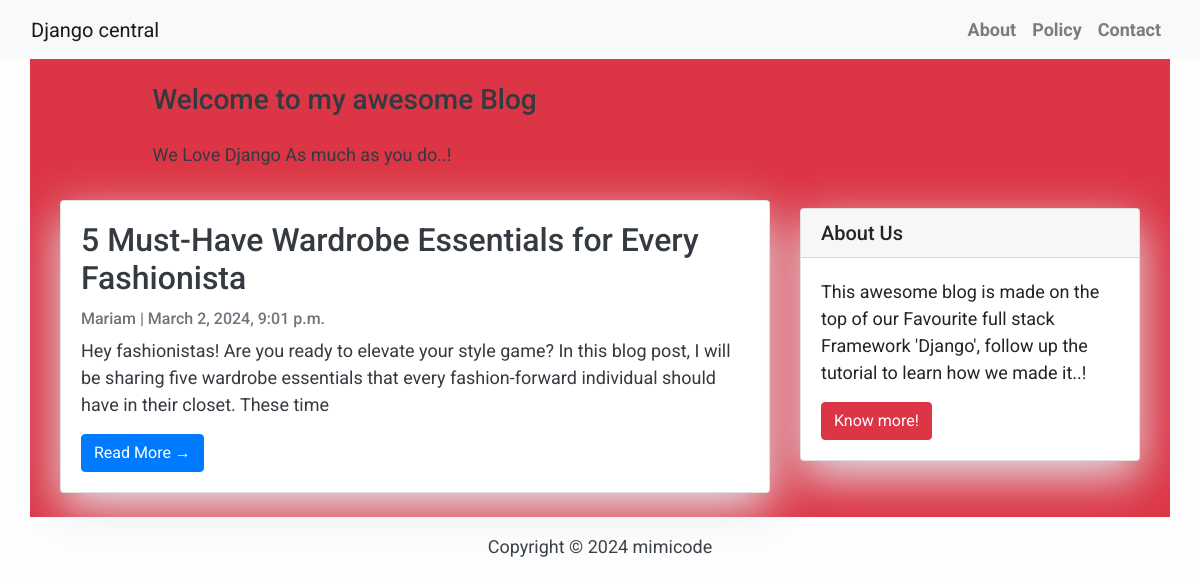
The page / on the database its author committed.
### app/models.py (models this page shows, shortened)
class Post(models.Model):
    STATUS = (
        (0,"Draft"),
        (1,"Publish")
    )
    title = models.CharField(max_length=200, unique=True)
    slug = models.SlugField(max_length=200, unique=True)
    author = models.ForeignKey(User, on_delete= models.CASCADE,related_name='blog_posts')
    updated_on = models.DateTimeField(auto_now= True)
    content = models.TextField()
    created_on = models.DateTimeField(auto_now_add=True)
    status = models.IntegerField(choices=STATUS, default=0)
    class Meta:
        ordering = ['-created_on']

### app/views.py (the view)
# urls.py: path('', views.PostList.as_view(), name='home'),
class PostList(generic.ListView):
    queryset = Post.objects.filter(status=1).order_by('-created_on')
    template_name = 'index.html'
    context_name = 'post_list'

### templates/index.html (shortened to what this page needs)
{% extends "base.html" %}
{% block content %}
<div class="bg-danger container">
    <header class="masthead">
        <div class="container">
            <div class="row">
                <div class=" col-md-8 col-md-10 mx-auto">
                    <div class="site-heading">
                        <h3 class=" site-heading my-4 mt-3 text-dark"> Welcome to my awesome Blog </h3>
                        <p class="text-dark">We Love Django As much as you do..! &nbsp
                        </p>
                    </div>
                </div>
            </div>
        </div>
    </header>
    <div class="container">
        <div class="row">
            <div class="col-md-8 mt-3 left">
                {% if post_list %}
                {% for post in post_list %}
                <div class="card mb-4 text-dark">
                    <div class="card-body">
                        <h2 class="card-title">{{ post.title }}</h2>
                        <p class="card-text text-muted h6">{{ post.author }} | {{ post.created_on}} </p>
                        <p class="card-text">{{post.content|slice:":200" }}</p>
                        <a href="{% url 'app:post_detail' post.slug  %}" class="btn btn-primary">Read More &rarr;</a>
                    </div>
                </div>
                {% endfor %}
                {% endif %}
            </div>
            {% block sidebar %} {% include 'sidebar.html' %} {% endblock sidebar %}
        </div>
    </div>
</div>
{%endblock%}

### templates/base.html (shortened to what this page needs)
<!DOCTYPE html>
<html>
    <head>
        <link rel="stylesheet" href="https://maxcdn.bootstrapcdn.com/bootstrap/4.0.0/css/bootstrap.min.css"
 />
    </head>
    <body>
        <nav class="navbar navbar-expand-lg navbar-light bg-light shadow" id="mainNav">
            <div class="container-fluid">
                <a class="navbar-brand" href="{% url 'app:home' %}">Django central</a>
                <div class="collapse navbar-collapse" id="navbarResponsive">
                    <ul class="navbar-nav ml-auto">
                        <li class="nav-item text-black">
                            <a class="nav-link text-black font-weight-bold" href="#">About</a>
                        </li>
                        <li class="nav-item text-black">
                            <a class="nav-link text-black font-weight-bold" href="#">Policy</a>
                        </li>
                        <li class="nav-item text-black">
                            <a class="nav-link text-black font-weight-bold" href="#">Contact</a>
                        </li>
                    </ul>
                </div>
            </div>
        </nav>
        {% block content %}{% endblock content %}
        <footer class="py-3 bg-grey">
            <p class="m-0 text-dark text-center ">Copyright &copy; 2024 mimicode</p>
        </footer>
    </body>
</html>

### templates/sidebar.html (shortened to what this page needs)
{% block sidebar %}
<div class="col-md-4 float-right ">
<div class="card my-4">
        <h5 class="card-header">About Us</h5>
    <div class="card-body">
        <p class="card-text"> This awesome blog is made on the top of our Favourite full stack Framework 'Django', follow up the tutorial to learn how we made it..!</p>
        <a href="https://djangocentral.com/building-a-blog-application-with-django"
           class="btn btn-danger">Know more!</a>
    </div>
</div>
</div>
{% endblock sidebar %}

### templates/index.html (style rules this page uses)
body { font-family: "Roboto", sans-serif; font-size: 18px; background-color: #fdfdfd; }
.card { box-shadow: 0 16px 48px #E3E7EB; }

### templates/sidebar.html (style rules this page uses)
.card { box-shadow: 0 16px 48px #E3E7EB; }

### rows shown on the page
Post: title "5 Must-Have Wardrobe Essentials for Every Fashionista", author "Mariam", created_on "March 2, 2024, 9:01 p.m.", content "Hey fashionistas! Are you ready to elevate your style game? In this blog post, I will be sharing five wardrobe essentials that every fashion-forward individual should have in their closet. These time"
